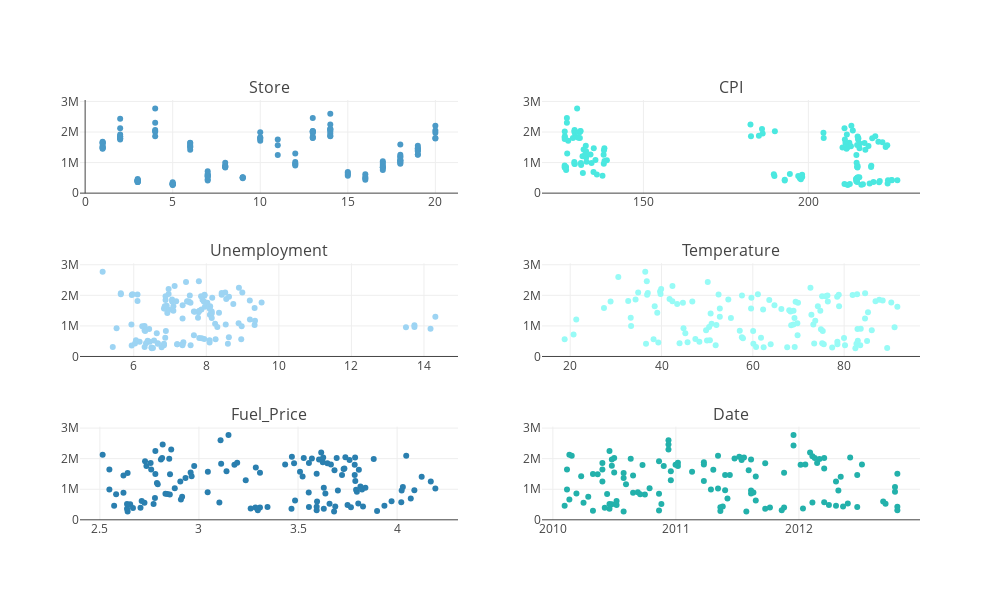

Notebook source saved alongside this figure:
### Markdown cell above
_We can see that CPI has a bimodal distribution, has does fuel price. Weekly sales, temperature and unemployment are more evnly distributed, but unemployment has visible outliers. Holiday flag is a binary variable_

### Code cell
data['Date'] = pd.to_datetime(data['Date'],format='%d-%m-%Y')

fig = make_subplots(rows=3, cols=2, subplot_titles=("Store", "CPI", "Unemployment", "Temperature", "Fuel_Price", "Date"))

fig.add_trace(go.Scatter(x=data['Store'], y=data['Weekly_Sales'], mode='markers'), row = 1, col = 1)
fig.add_trace(go.Scatter(x=data['CPI'], y=data['Weekly_Sales'], mode='markers'), row = 1, col = 2)
fig.add_trace(go.Scatter(x=data['Unemployment'], y=data['Weekly_Sales'], mode='markers'), row = 2, col = 1)
fig.add_trace(go.Scatter(x=data['Temperature'], y=data['Weekly_Sales'], mode='markers'), row = 2, col = 2)
fig.add_trace(go.Scatter(x=data['Fuel_Price'], y=data['Weekly_Sales'], mode='markers'), row = 3, col = 1)
fig.add_trace(go.Scatter(x=data['Date'], y=data['Weekly_Sales'], mode='markers'), row = 3, col = 2)


fig.update_layout(showlegend=False,
                  height = 600,
                  width = 1000)

fig.show()

### Figure 1 — Plotly figure (JSON) as saved in the notebook; plotly's stock layout.template omitted (floating-point values rounded to 4 significant figures; data arrays with more than 128 entries replaced by an {"elided": "..."} marker saying what was removed)
{"data": [{"mode": "markers", "type": "scatter", "x": {"elided": "150 int values"}, "xaxis": "x", "y": {"elided": "150 float values"}, "yaxis": "y"}, {"mode": "markers", "type": "scatter", "x": {"elided": "150 float values"}, "xaxis": "x2", "y": {"elided": "150 float values"}, "yaxis": "y2"}, {"mode": "markers", "type": "scatter", "x": {"elided": "150 float values"}, "xaxis": "x3", "y": {"elided": "150 float values"}, "yaxis": "y3"}, {"mode": "markers", "type": "scatter", "x": {"elided": "150 float values"}, "xaxis": "x4", "y": {"elided": "150 float values"}, "yaxis": "y4"}, {"mode": "markers", "type": "scatter", "x": {"elided": "150 float values"}, "xaxis": "x5", "y": {"elided": "150 float values"}, "yaxis": "y5"}, {"mode": "markers", "type": "scatter", "x": {"elided": "150 str values"}, "xaxis": "x6", "y": {"elided": "150 float values"}, "yaxis": "y6"}], "layout": {"annotations": [{"font": {"size": 16}, "showarrow": false, "text": "Store", "x": 0.225, "xanchor": "center", "xref": "paper", "y": 1, "yanchor": "bottom", "yref": "paper"}, {"font": {"size": 16}, "showarrow": false, "text": "CPI", "x": 0.775, "xanchor": "center", "xref": "paper", "y": 1, "yanchor": "bottom", "yref": "paper"}, {"font": {"size": 16}, "showarrow": false, "text": "Unemployment", "x": 0.225, "xanchor": "center", "xref": "paper", "y": 0.6111, "yanchor": "bottom", "yref": "paper"}, {"font": {"size": 16}, "showarrow": false, "text": "Temperature", "x": 0.775, "xanchor": "center", "xref": "paper", "y": 0.6111, "yanchor": "bottom", "yref": "paper"}, {"font": {"size": 16}, "showarrow": false, "text": "Fuel_Price", "x": 0.225, "xanchor": "center", "xref": "paper", "y": 0.2222, "yanchor": "bottom", "yref": "paper"}, {"font": {"size": 16}, "showarrow": false, "text": "Date", "x": 0.775, "xanchor": "center", "xref": "paper", "y": 0.2222, "yanchor": "bottom", "yref": "paper"}], "height": 600, "showlegend": false, "width": 1000, "xaxis": {"anchor": "y", "domain": [0, 0.45]}, "xaxis2": {"anchor": "y2", "domain": [0.55, 1]}, "xaxis3": {"anchor": "y3", "domain": [0, 0.45]}, "xaxis4": {"anchor": "y4", "domain": [0.55, 1]}, "xaxis5": {"anchor": "y5", "domain": [0, 0.45]}, "xaxis6": {"anchor": "y6", "domain": [0.55, 1]}, "yaxis": {"anchor": "x", "domain": [0.7778, 1]}, "yaxis2": {"anchor": "x2", "domain": [0.7778, 1]}, "yaxis3": {"anchor": "x3", "domain": [0.3889, 0.6111]}, "yaxis4": {"anchor": "x4", "domain": [0.3889, 0.6111]}, "yaxis5": {"anchor": "x5", "domain": [0, 0.2222]}, "yaxis6": {"anchor": "x6", "domain": [0, 0.2222]}}}
